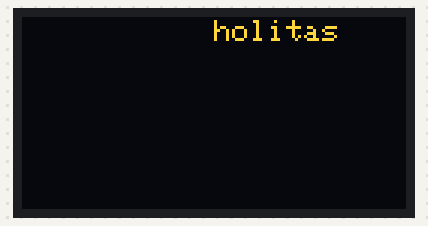
Recording of a sketch running on a simulated Arduino Uno, built with avr-gcc and run on an emulated ATmega328P. Parts: 128×64 one-colour display. The OLED is the two-colour kind (top 16 rows yellow).

Above: at 0.12 s.
At 1.13 s:
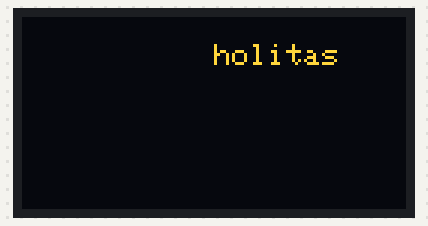
At 2.28 s:
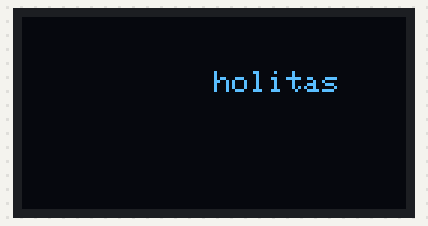
At 4.44 s:
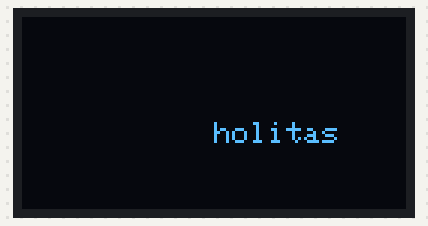
At 6.6 s:
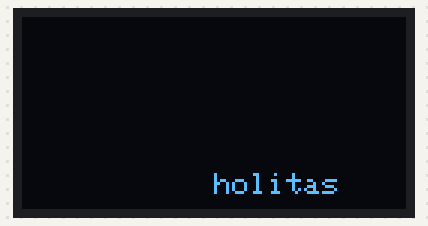
At 8.88 s:
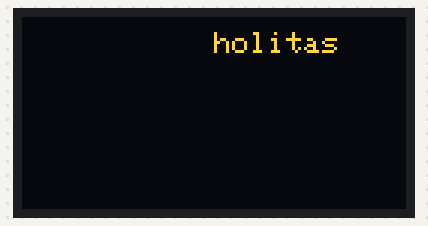

Measured:
- by itself, everything shown: repeats every 8.3 s, in 64 steps

The sketch:

pantallaOled-conscroll.ino
```cpp
#include <Wire.h>
#include <Adafruit_GFX.h>
#include <Adafruit_SSD1306.h>

// Definir tamaño del display
#define ANCHO_PANTALLA 128
#define ALTO_PANTALLA 64

// Dirección I2C típica (0x3C o 0x3D)
#define OLED_ADDR 0x3C

// Crear objeto display
Adafruit_SSD1306 pantallita(ANCHO_PANTALLA, ALTO_PANTALLA, &Wire);

//creamos una variable que me guarde la posicion vertical
int posicionVertical = 0;

void setup() {
  // Iniciar la pantalla
  if(!pantallita.begin(SSD1306_SWITCHCAPVCC, OLED_ADDR)) {
    Serial.begin(9600);
    Serial.println(F("No se encontró pantalla SSD1306"));
    for(;;); // se queda detenido
  }


}

void loop() {

  //hacemos que posicion vertical cambie en 1
  posicionVertical++;

  pantallita.clearDisplay();             // limpiar buffer
  pantallita.setTextSize(1);             // tamaño del texto
  pantallita.setTextColor(SSD1306_WHITE);// color del texto

  //el componente vertical de la posicion dependa de posicionVertical
  pantallita.setCursor(ANCHO_PANTALLA/2, posicionVertical);          // posición (x,y)
  pantallita.println("holitas");      // escribir texto
  pantallita.display();                  // mostrar en pantalla

  //si es mayor al alto de la pantalla, que se resetee
  if (posicionVertical > ALTO_PANTALLA){
    posicionVertical = 0;
  }

  delay(100);
}
```
